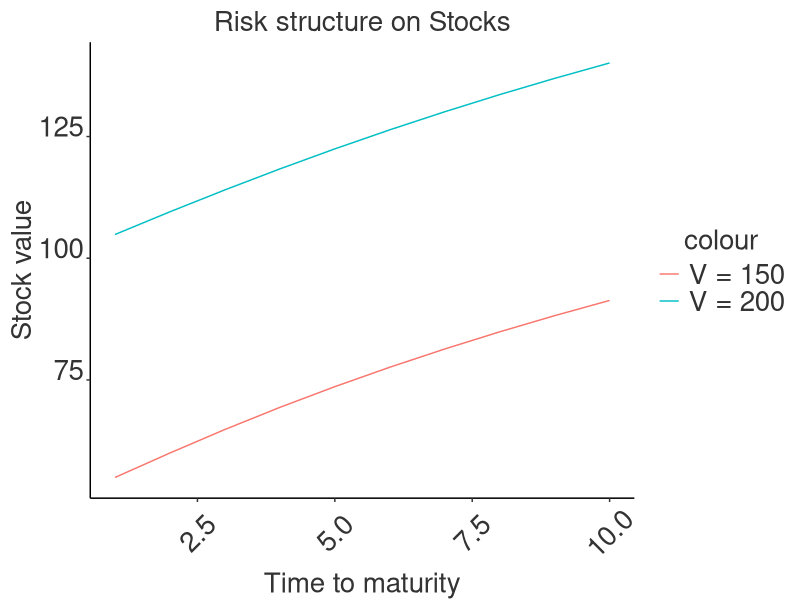
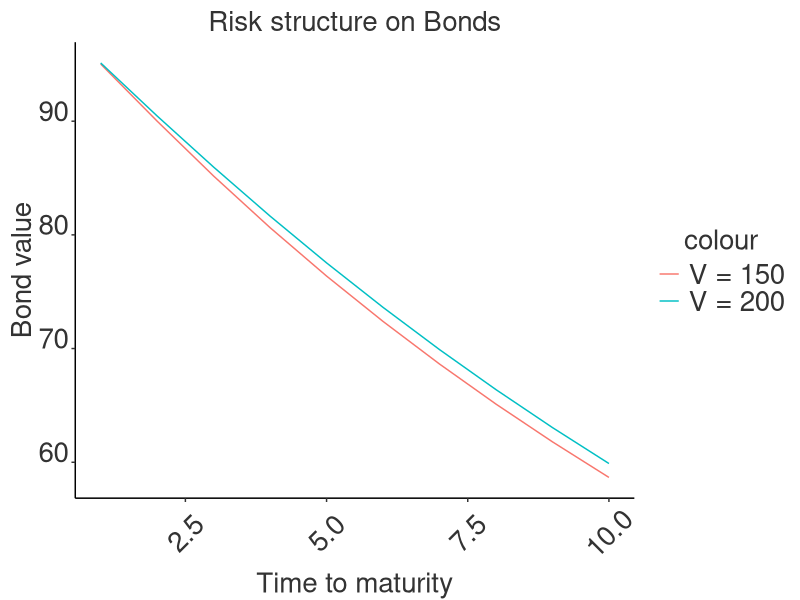
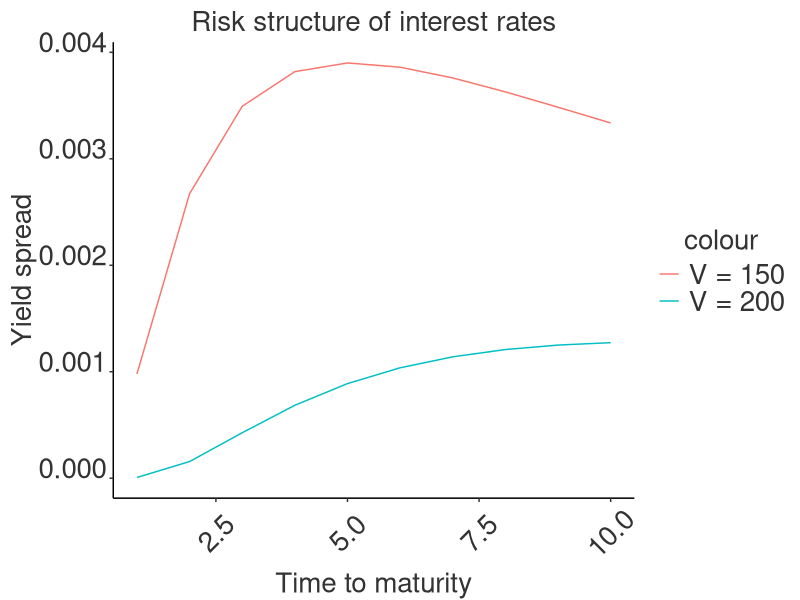
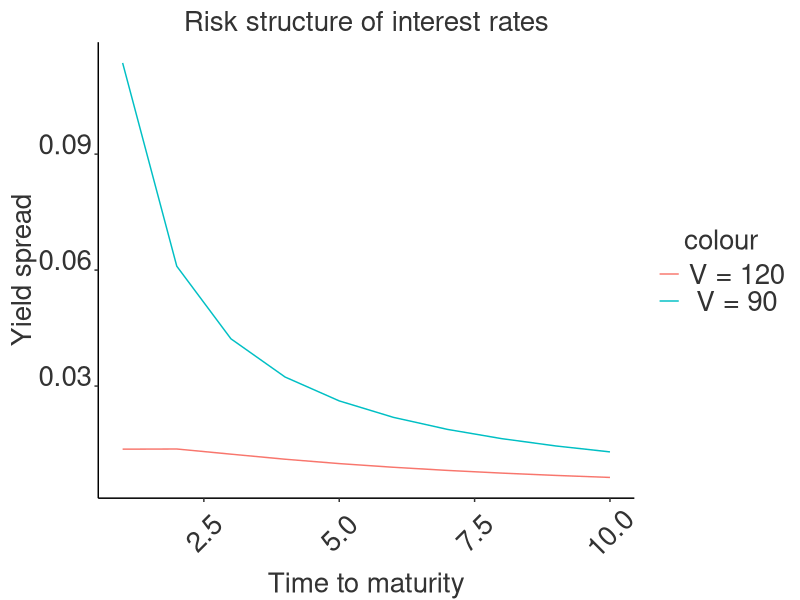

Source code (R) for these figures, in order:
# A simple programme to graph the yield spread
# Throughout I assume t_0 = 0.

library(ggplot2)
library(grid)

#======================= Introducing formulas ==========================#

# First the BS-formula for the call-option:
BScall <- function(V,D,Tm,sig,r){
  d1 <- (log(V/D) + ( r + sig^2/2 ) *Tm ) / ( sig * sqrt(Tm))
  d2 <- d1 - sig * sqrt(Tm)
  price <- V * pnorm(d1) - D * exp(-r*Tm) * pnorm(d2)
  price
}

# Put-price using put-call parity
BSput <- function(V,D,Tm,sig,r){
  BScall(V,D,Tm,sig,r) - V + D * exp(-r* Tm)
}

#======================= Specifying values ============================#

Tm <- seq(1, 10, 1)
B <- matrix(1, length(Tm), 4)
y <- matrix(1, length(Tm), 4)
S <- matrix(1, length(Tm), 4)

V <- c(90,120,150,200)
D <- 100
sig <- 0.2
r <- 0.05

#------------ Iterate to specify at each time to maturity -------------#
for (j in 1:4){
  for (i in 1:10){
    S[i,j] <- BScall(V[j],D,Tm[i],sig,r)
    B[i,j] <- D * exp(-r*Tm[i]) - BSput(V[j],D,Tm[i],sig,r)
    y[i,j] <- 1/Tm[i] * log(D / B[i,j])
  }
}

yield_spread <- y - r

#------------ Simple test of the values --------------------#
#png('stock_value.png',width = 720, height = 480)
ggplot(NULL, aes(x = Tm, axis)) +
  geom_line(aes(y = S[,3], colour = 'V = 150')) +
  geom_line(aes(y = S[,4], colour = 'V = 200')) +
  xlab('Time to maturity') + ylab('Stock value') +
  ggtitle("Risk structure on Stocks") +
  theme_classic() +
  theme(axis.text.x  = element_text(colour="grey20",size=20,angle=45,hjust=.5,vjust=.5,face="plain"),
        axis.text.y  = element_text(colour="grey20",size=20,angle=0, hjust=1,vjust=0,face="plain"),  
        axis.title.x = element_text(colour="grey20",size=20,angle=0, hjust=.5,vjust=0,face="plain"),
        axis.title.y = element_text(colour="grey20",size=20,angle=90,hjust=.5,vjust=.5,face="plain"),
        legend.text  = element_text(colour='grey20',size=20,angle=0, hjust=.5,vjust=.5,face='plain'),
        legend.title = element_text(colour='grey20',size=20,angle=0, hjust=.5,vjust=.5,face='plain'),
        plot.title   = element_text(colour='grey20',size=20,angle=0, hjust=.5,vjust=.5,face='plain'))
#dev.off()

#png('bond_value.png',width = 720, height = 480)
ggplot(NULL, aes(x = Tm)) +
  geom_line(aes(y = B[,3], colour = 'V = 150')) +
  geom_line(aes(y = B[,4], colour = 'V = 200')) +
  xlab('Time to maturity') + ylab('Bond value') +
  ggtitle("Risk structure on Bonds") +
  theme_classic() +
  theme(axis.text.x  = element_text(colour="grey20",size=20,angle=45,hjust=.5,vjust=.5,face="plain"),
        axis.text.y  = element_text(colour="grey20",size=20,angle=0, hjust=1,vjust=0,face="plain"),  
        axis.title.x = element_text(colour="grey20",size=20,angle=0, hjust=.5,vjust=0,face="plain"),
        axis.title.y = element_text(colour="grey20",size=20,angle=90,hjust=.5,vjust=.5,face="plain"),
        legend.text  = element_text(colour='grey20',size=20,angle=0, hjust=.5,vjust=.5,face='plain'),
        legend.title = element_text(colour='grey20',size=20,angle=0, hjust=.5,vjust=.5,face='plain'),
        plot.title   = element_text(colour='grey20',size=20,angle=0, hjust=.5,vjust=.5,face='plain'))
#dev.off()

#png('yield_spread.png',width = 720, height = 480)
ggplot(NULL, aes(x = Tm), title = 'Test') +
  geom_line(aes(y = yield_spread[,3], colour = 'V = 150')) +
  geom_line(aes(y = yield_spread[,4], colour = 'V = 200')) +
  xlab('Time to maturity') + ylab('Yield spread') +
  ggtitle("Risk structure of interest rates") +
  theme_classic() +
  theme(axis.text.x  = element_text(colour="grey20",size=20,angle=45,hjust=.5,vjust=.5,face="plain"),
        axis.text.y  = element_text(colour="grey20",size=20,angle=0, hjust=1,vjust=0,face="plain"),  
        axis.title.x = element_text(colour="grey20",size=20,angle=0, hjust=.5,vjust=0,face="plain"),
        axis.title.y = element_text(colour="grey20",size=20,angle=90,hjust=.5,vjust=.5,face="plain"),
        legend.text  = element_text(colour='grey20',size=20,angle=0, hjust=.5,vjust=.5,face='plain'),
        legend.title = element_text(colour='grey20',size=20,angle=0, hjust=.5,vjust=.5,face='plain'),
        plot.title   = element_text(colour='grey20',size=20,angle=0, hjust=.5,vjust=.5,face='plain'))
#dev.off()

#png('yield_spread_dec.png',width = 720, height = 480)
ggplot(NULL, aes(x = Tm), title = 'Test') +
  geom_line(aes(y = yield_spread[,1], colour = 'V = 90')) +
  geom_line(aes(y = yield_spread[,2], colour = 'V = 120')) +
  xlab('Time to maturity') + ylab('Yield spread') +
  ggtitle("Risk structure of interest rates") +
  theme_classic() +
  theme(axis.text.x  = element_text(colour="grey20",size=20,angle=45,hjust=.5,vjust=.5,face="plain"),
        axis.text.y  = element_text(colour="grey20",size=20,angle=0, hjust=1,vjust=0,face="plain"),  
        axis.title.x = element_text(colour="grey20",size=20,angle=0, hjust=.5,vjust=0,face="plain"),
        axis.title.y = element_text(colour="grey20",size=20,angle=90,hjust=.5,vjust=.5,face="plain"),
        legend.text  = element_text(colour='grey20',size=20,angle=0, hjust=.5,vjust=.5,face='plain'),
        legend.title = element_text(colour='grey20',size=20,angle=0, hjust=.5,vjust=.5,face='plain'),
        plot.title   = element_text(colour='grey20',size=20,angle=0, hjust=.5,vjust=.5,face='plain'))
#dev.off()

